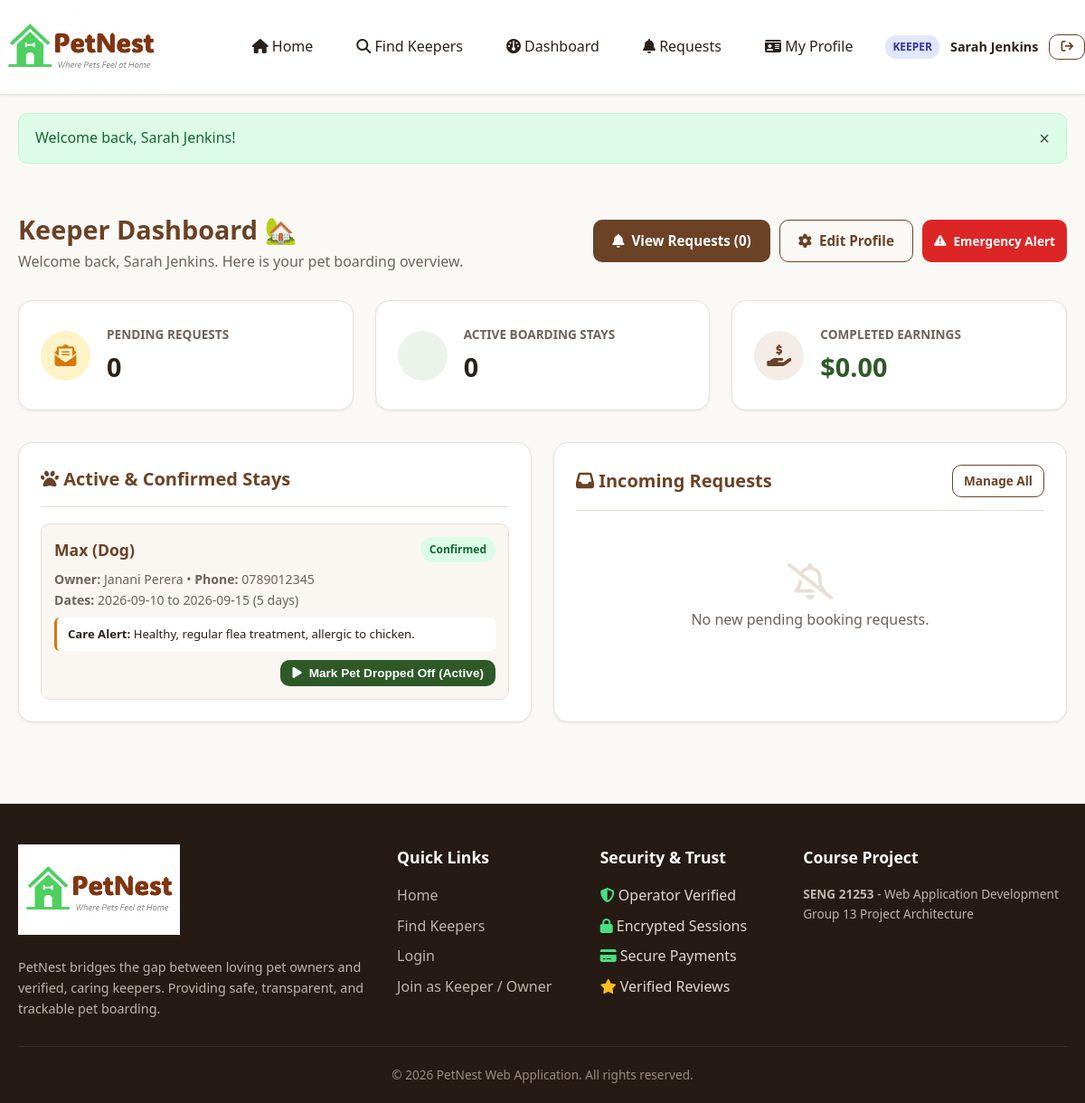
/keeper/dashboard.php (signed in), run on the app's committed database.
### tables this page shows
CREATE TABLE `bookings` (
  `booking_id` INT AUTO_INCREMENT PRIMARY KEY,
  `pet_id` INT NOT NULL,
  `owner_id` INT NOT NULL,
  `keeper_id` INT NOT NULL,
  `check_in_date` DATE NOT NULL,
  `check_out_date` DATE NOT NULL,
  `num_days` INT NOT NULL,
  `base_price` DECIMAL(10,2) NOT NULL,
  `surcharge` DECIMAL(10,2) NOT NULL DEFAULT 0.00,
  `total_price` DECIMAL(10,2) NOT NULL,
  `status` ENUM('pending', 'confirmed', 'active', 'completed', 'rejected', 'cancelled') NOT NULL DEFAULT 'pending',
  `keeper_notes` TEXT DEFAULT NULL,
  `created_at` TIMESTAMP DEFAULT CURRENT_TIMESTAMP,
  CONSTRAINT `fk_booking_pet` FOREIGN KEY (`pet_id`) REFERENCES `pets` (`pet_id`) ON DELETE CASCADE,
  CONSTRAINT `fk_booking_owner` FOREIGN KEY (`owner_id`) REFERENCES `users` (`user_id`) ON DELETE CASCADE,
  CONSTRAINT `fk_booking_keeper` FOREIGN KEY (`keeper_id`) REFERENCES `users` (`user_id`) ON DELETE CASCADE
);

CREATE TABLE `pets` (
  `pet_id` INT AUTO_INCREMENT PRIMARY KEY,
  `owner_id` INT NOT NULL,
  `pet_name` VARCHAR(100) NOT NULL,
  `breed` VARCHAR(100) NOT NULL,
  `species` VARCHAR(50) NOT NULL DEFAULT 'Dog',
  `age` INT NOT NULL DEFAULT 1,
  `weight` DECIMAL(5,2) DEFAULT NULL,
  `pet_photo` VARCHAR(255) DEFAULT 'default_pet.png',
  `medical_notes` TEXT DEFAULT NULL,
  `created_at` TIMESTAMP DEFAULT CURRENT_TIMESTAMP,
  CONSTRAINT `fk_pet_owner` FOREIGN KEY (`owner_id`) REFERENCES `users` (`user_id`) ON DELETE CASCADE
);

CREATE TABLE `users` (
  `user_id` INT AUTO_INCREMENT PRIMARY KEY,
  `full_name` VARCHAR(100) NOT NULL,
  `email` VARCHAR(150) NOT NULL UNIQUE,
  `password` VARCHAR(255) NOT NULL,
  `phone` VARCHAR(20) DEFAULT NULL,
  `role` ENUM('admin', 'operator', 'owner', 'keeper') NOT NULL DEFAULT 'owner',
  `profile_photo` VARCHAR(255) DEFAULT 'default_avatar.png',
  `created_at` TIMESTAMP DEFAULT CURRENT_TIMESTAMP,
  `is_active` TINYINT(1) DEFAULT 1
);

### keeper/dashboard.php (the view, shortened to what this page needs)
<?php
require_once __DIR__ . '/../includes/header.php';
$keeperId = (int)$_SESSION['user_id'];
$keeperName = $_SESSION['user_name'] ?? 'Pet Keeper';
$pendingCount = 0;
$activeCount = 0;
$totalEarnings = 0.00;
$activeStays = [];
$pendingRequests = [];
try {
    $stmt = $pdo->prepare("SELECT COUNT(*) FROM bookings WHERE keeper_id = ? AND status = 'pending'");
    $stmt->execute([$keeperId]);
    $pendingCount = (int)$stmt->fetchColumn();
    $stmt = $pdo->prepare("SELECT COUNT(*) FROM bookings WHERE keeper_id = ? AND status = 'active'");
    $stmt->execute([$keeperId]);
    $activeCount = (int)$stmt->fetchColumn();
    $stmt = $pdo->prepare("SELECT COALESCE(SUM(total_price), 0.00) FROM bookings WHERE keeper_id = ? AND status = 'completed'");
    $stmt->execute([$keeperId]);
    $totalEarnings = (float)$stmt->fetchColumn();
    $stmt = $pdo->prepare("
        SELECT b.booking_id, b.check_in_date, b.check_out_date, b.num_days, b.total_price, b.status,
               p.pet_name, p.species, p.breed, p.pet_photo, p.medical_notes,
               u.full_name AS owner_name, u.phone AS owner_phone
        FROM bookings b
        JOIN pets p ON b.pet_id = p.pet_id
        JOIN users u ON b.owner_id = u.user_id
        WHERE b.keeper_id = ? AND b.status IN ('active', 'confirmed')
        ORDER BY b.check_in_date ASC
    ");
    $stmt->execute([$keeperId]);
    $activeStays = $stmt->fetchAll();
    $stmt = $pdo->prepare("
        SELECT b.booking_id, b.check_in_date, b.check_out_date, b.num_days, b.total_price,
               p.pet_name, p.species, p.breed,
               u.full_name AS owner_name
        FROM bookings b
        JOIN pets p ON b.pet_id = p.pet_id
        JOIN users u ON b.owner_id = u.user_id
        WHERE b.keeper_id = ? AND b.status = 'pending'
        ORDER BY b.created_at DESC
        LIMIT 3
    ");
    $stmt->execute([$keeperId]);
    $pendingRequests = $stmt->fetchAll();
} catch (PDOException $e) {
}
?>
<div class="container" style="padding: 30px 20px;">
    <div style="display: flex; justify-content: space-between; align-items: center; margin-bottom: 30px; flex-wrap: wrap; gap: 15px;">
        <div>
            <h1 style="font-size: 1.8rem; color: var(--primary);">Keeper Dashboard 🏡</h1>
            <p style="color: var(--text-muted);">Welcome back, <?= htmlspecialchars($keeperName) ?>. Here is your pet boarding overview.</p>
        </div>
        <div style="display: flex; gap: 10px; flex-wrap: wrap;">
            <a href="<?= BASE_URL ?>/keeper/booking_requests.php" class="btn btn-primary">
                <i class="fa-solid fa-bell"></i> View Requests (<?= $pendingCount ?>)
            </a>
            <a href="<?= BASE_URL ?>/keeper/profile.php" class="btn btn-outline">
                <i class="fa-solid fa-gear"></i> Edit Profile
            </a>
            <a href="<?= BASE_URL ?>/keeper/send_alert.php" class="btn btn-danger btn-sm" style="display: flex; align-items: center;">
                <i class="fa-solid fa-triangle-exclamation"></i> Emergency Alert
            </a>
        </div>
    </div>
    <div class="grid-3" style="margin-bottom: 35px;">
        <div class="card" style="display: flex; align-items: center; gap: 18px;">
            <div style="width: 55px; height: 55px; border-radius: 50%; background: var(--accent-light); color: var(--accent); display: flex; align-items: center; justify-content: center; font-size: 1.5rem;">
                <i class="fa-solid fa-envelope-open-text"></i>
            </div>
            <div>
                <span style="font-size: 0.85rem; color: var(--text-muted); text-transform: uppercase; font-weight: 600;">Pending Requests</span>
                <div style="font-size: 1.8rem; font-weight: 700; color: var(--text-dark);"><?= $pendingCount ?></div>
            </div>
        </div>
        <div class="card" style="display: flex; align-items: center; gap: 18px;">
            <div style="width: 55px; height: 55px; border-radius: 50%; background: var(--secondary-light); color: var(--secondary); display: flex; align-items: center; justify-content: center; font-size: 1.5rem;">
            </div>
            <div>
                <span style="font-size: 0.85rem; color: var(--text-muted); text-transform: uppercase; font-weight: 600;">Active Boarding Stays</span>
                <div style="font-size: 1.8rem; font-weight: 700; color: var(--text-dark);"><?= $activeCount ?></div>
            </div>
        </div>
        <div class="card" style="display: flex; align-items: center; gap: 18px;">
            <div style="width: 55px; height: 55px; border-radius: 50%; background: var(--primary-light); color: var(--primary); display: flex; align-items: center; justify-content: center; font-size: 1.5rem;">
                <i class="fa-solid fa-hand-holding-dollar"></i>
            </div>
            <div>
                <span style="font-size: 0.85rem; color: var(--text-muted); text-transform: uppercase; font-weight: 600;">Completed Earnings</span>
                <div style="font-size: 1.8rem; font-weight: 700; color: var(--secondary);">$<?= number_format($totalEarnings, 2) ?></div>
            </div>
        </div>
    </div>
    <div class="grid-2">
        <div class="card">
            <div class="card-header">
                <h3 class="card-title"><i class="fa-solid fa-paw"></i> Active & Confirmed Stays</h3>
            </div>
            <?php if (empty($activeStays)): ?>
                <div style="text-align: center; padding: 40px 10px; color: var(--text-muted);">
                    <i class="fa-solid fa-bed" style="font-size: 2.5rem; margin-bottom: 10px; color: var(--border-color);"></i>
                    <p>No active boarding stays right now.</p>
                </div>
            <?php else: ?>
                <div style="display: flex; flex-direction: column; gap: 16px;">
                    <?php foreach ($activeStays as $stay): ?>
                        <div style="padding: 14px; border: 1px solid var(--border-color); border-radius: var(--radius-md); background: #FAF7F2;">
                            <div style="display: flex; justify-content: space-between; align-items: center; margin-bottom: 8px;">
                                <strong style="font-size: 1.1rem; color: var(--primary);">
                                    <?= htmlspecialchars($stay['pet_name']) ?> (<?= htmlspecialchars($stay['species']) ?>)
                                </strong>
                                <span class="badge badge-<?= htmlspecialchars($stay['status']) ?>"><?= htmlspecialchars($stay['status']) ?></span>
                            </div>
                            <div style="font-size: 0.88rem; color: var(--text-muted); margin-bottom: 8px;">
                                <div><strong>Owner:</strong> <?= htmlspecialchars($stay['owner_name']) ?> &bull; <strong>Phone:</strong> <?= htmlspecialchars($stay['owner_phone'] ?: 'N/A') ?></div>
                                <div><strong>Dates:</strong> <?= htmlspecialchars($stay['check_in_date']) ?> to <?= htmlspecialchars($stay['check_out_date']) ?> (<?= $stay['num_days'] ?> days)</div>
                            </div>
                            <?php if (!empty($stay['medical_notes'])): ?>
                                <div style="background: #FFF; padding: 8px 12px; border-radius: var(--radius-sm); font-size: 0.82rem; color: var(--text-dark); margin-bottom: 10px; border-left: 3px solid var(--accent);">
                                    <strong>Care Alert:</strong> <?= htmlspecialchars($stay['medical_notes']) ?>
                                </div>
                            <?php endif; ?>
                            <div style="display: flex; gap: 8px; justify-content: flex-end; margin-top: 10px;">
                                <?php if ($stay['status'] === 'confirmed'): ?>
                                    <form action="<?= BASE_URL ?>/keeper/booking_requests.php" method="POST" style="display:inline;">
                                        <button type="submit" class="btn btn-secondary btn-sm"><i class="fa-solid fa-play"></i> Mark Pet Dropped Off (Active)</button>
                                    </form>
                                <?php endif; ?>
                            </div>
                        </div>
                    <?php endforeach; ?>
                </div>
            <?php endif; ?>
        </div>
        <div class="card">
            <div class="card-header">
                <h3 class="card-title"><i class="fa-solid fa-inbox"></i> Incoming Requests</h3>
                <a href="<?= BASE_URL ?>/keeper/booking_requests.php" class="btn btn-outline btn-sm">Manage All</a>
            </div>
            <?php if (empty($pendingRequests)): ?>
                <div style="text-align: center; padding: 40px 10px; color: var(--text-muted);">
                    <i class="fa-regular fa-bell-slash" style="font-size: 2.5rem; margin-bottom: 10px; color: var(--border-color);"></i>
                    <p>No new pending booking requests.</p>
                </div>
            <?php endif; ?>
        </div>
    </div>
</div>
<?php require_once __DIR__ . '/../includes/footer.php'; ?>

### assets/css/style.css (style rules this page uses)
:root { --primary: #6B4226; --primary-hover: #54331C; --primary-light: #F4ECE6; --secondary: #2D5A27; --secondary-hover: #22441D; --secondary-light: #EBF3EA; --accent: #D97706; --accent-light: #FEF3C7; --bg-main: #FBF9F6; --bg-card: #FFFFFF; --text-dark: #2B2118; --text-muted: #6E6259; --border-color: #E8DFD5; --border-focus: #8D5B36; --status-pending-bg: #FEF3C7; --status-pending-text: #92400E; --status-confirmed-bg: #DCFCE7; --status-confirmed-text: #166534; --status-active-bg: #E0E7FF; --status-active-text: #3730A3; --status-completed-bg: #F3E8FF; --status-completed-text: #6B21A8; --status-rejected-bg: #FEE2E2; --status-rejected-text: #991B1B; --status-cancelled-bg: #F3F4F6; --status-cancelled-text: #4B5563; --font-family: 'Segoe UI', system-ui, -apple-system, BlinkMacSystemFont, Roboto, sans-serif; --radius-sm: 6px; --radius-md: 10px; --radius-lg: 16px; --shadow-sm: 0 1px 3px rgba(43, 33, 24, 0.08); --shadow-md: 0 4px 12px rgba(43, 33, 24, 0.10); --shadow-lg: 0 10px 25px rgba(43, 33, 24, 0.12); --transition: all 0.2s ease-in-out; }
*, *::before, *::after { box-sizing: border-box; margin: 0; padding: 0; }
body { font-family: var(--font-family); background-color: var(--bg-main); color: var(--text-dark); line-height: 1.6; min-height: 100vh; display: flex; flex-direction: column; }
a { color: var(--primary); text-decoration: none; transition: var(--transition); }
.container { width: 100%; max-width: 1200px; margin: 0 auto; padding: 0 20px; }
.btn { display: inline-flex; align-items: center; justify-content: center; gap: 8px; padding: 10px 20px; font-size: 0.95rem; font-weight: 600; border-radius: var(--radius-md); border: 1px solid transparent; cursor: pointer; transition: var(--transition); text-decoration: none; }
.btn-primary { background-color: var(--primary); color: #FFFFFF; }
.btn-secondary { background-color: var(--secondary); color: #FFFFFF; }
.btn-outline { background-color: transparent; border-color: var(--primary); color: var(--primary); }
.btn-danger { background-color: #DC2626; color: #FFFFFF; }
.btn-sm { padding: 6px 12px; font-size: 0.85rem; }
.card { background: var(--bg-card); border: 1px solid var(--border-color); border-radius: var(--radius-lg); padding: 24px; box-shadow: var(--shadow-sm); transition: var(--transition); }
.card-header { border-bottom: 1px solid var(--border-color); padding-bottom: 14px; margin-bottom: 18px; display: flex; align-items: center; justify-content: space-between; }
.card-title { font-size: 1.25rem; font-weight: 700; color: var(--primary); }
.grid-2 { display: grid; grid-template-columns: repeat(2, 1fr); gap: 24px; }
.grid-3 { display: grid; grid-template-columns: repeat(3, 1fr); gap: 24px; }
.badge { display: inline-block; padding: 4px 10px; font-size: 0.75rem; font-weight: 700; border-radius: 20px; text-transform: capitalize; }
.badge-confirmed { background: var(--status-confirmed-bg); color: var(--status-confirmed-text); }

### data on the page
bookings: pet.pet_name "Max", pet.species "Dog", status "Confirmed", owner.full_name "Janani Perera", owner.phone "0789012345", check_in_date "2026-09-10", check_out_date "2026-09-15", num_days "5", pet.medical_notes "Healthy, regular flea treatment, allergic to chicken."

### other printed values
$user['name'] "Sarah Jenkins"
$message "Welcome back, Sarah Jenkins!"
$keeperName "Sarah Jenkins"
$pendingCount "0"
$activeCount "0"
$totalEarnings "0.00"
